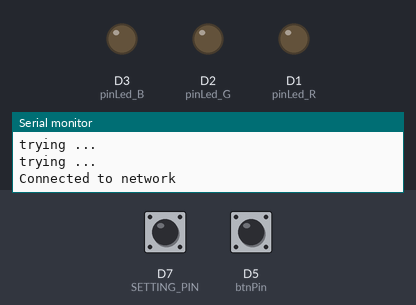
Simulated run of this sketch. Board: ESP8266 (NodeMCU). Shown: output pins drawn as LEDs (lit = HIGH), the last lines printed to the serial monitor. Inputs (shaded band) come from the test bench; at power-on: D5 (btnPin) HIGH, D7 (SETTING_PIN) HIGH. WiFi joins after 1.5 s; servers stay silent unless stated; uploads are accepted with an empty reply.

Above: at 2.7 s.
2.8 s: D5 (btnPin) pulled LOW for 0.15 s
At 4.2 s:
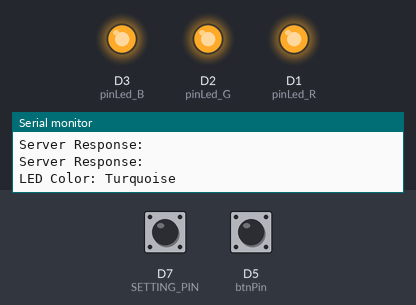
5.9 s: D5 (btnPin) pulled LOW for 1 s
At 9.7 s:
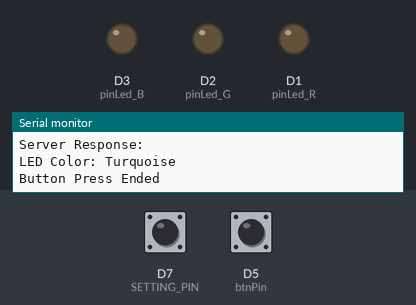
9.9 s: D5 (btnPin) pulled LOW for 3.2 s
At 13.8 s:
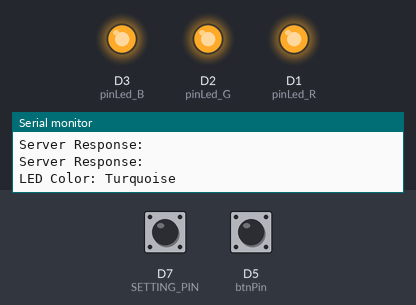
Timing chart, 0 to 17.0 s (numbered marks = the images above; inputs shaded):
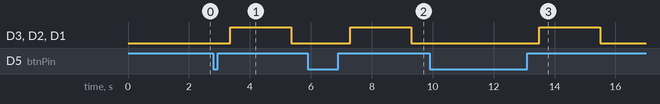

Measured:
- after the input at 2.8 s, D3 (pinLed_B), D2 (pinLed_G), D1 (pinLed_R): LOW → HIGH after 0.55 s, → LOW 2.0 s later
- after the input at 5.9 s, D3 (pinLed_B), D2 (pinLed_G), D1 (pinLed_R): LOW → HIGH after 1.4 s, → LOW 2.0 s later
- after the input at 9.9 s, D3 (pinLed_B), D2 (pinLed_G), D1 (pinLed_R): LOW → HIGH after 3.6 s, → LOW 2.0 s later

The sketch:

ServerInteraction.ino
```cpp
#include <ESP8266WiFi.h>
#include <WiFiClient.h>
#include <WiFiUdp.h>
#include <ESP8266HTTPClient.h>

const char* ssid = "Ameer";
const char* pswd = "0522485513";
const int deviceId = 1121;
const int channel = 1;

WiFiClient client;

void wifiClient_Setup() {
  Serial.println("wifiSetup");
  WiFi.begin(ssid, pswd);
  while (WiFi.status() != WL_CONNECTED) {
    Serial.println("trying ...");
    delay(100);
  }
  Serial.println("Connected to network");
}

String sendPressTimeToServer(unsigned long pressTime) {
  String serverUrl = "http://api.kits4.me/GEN/api.php?ACT=SET&DEV=" + String(deviceId) + "&CH=" + String(channel) + "&VAL=" + String(pressTime);
  String response = "";

  if (WiFi.status() == WL_CONNECTED) {
    HTTPClient http;
    http.begin(client, serverUrl);

    int httpCode = http.GET();

    if (httpCode > 0) {
      response = http.getString();
      Serial.println("Server Response: " + response);
    } else {
      Serial.println("HTTP GET failed");
      response = "Error";
    }
    http.end();
  } else {
    Serial.println("WiFi not connected");
    response = "Error";
  }

  return response;
}

String getShortestPressTimeFromServer() {
  String serverUrl = "http://api.kits4.me/GEN/api.php?ACT=GET&DEV=" + String(deviceId) + "&CH=" + String(channel);
  String response = "";

  if (WiFi.status() == WL_CONNECTED) {
    HTTPClient http;
    http.begin(client, serverUrl);

    int httpCode = http.GET();

    if (httpCode > 0) {
      response = http.getString();
      Serial.println("Server Response: " + response);
    } else {
      Serial.println("HTTP GET failed");
      response = "Error";
    }
    http.end();
  } else {
    Serial.println("WiFi not connected");
    response = "Error";
  }

  return response;
}
```

Wifi.ino
```cpp
#include <ESP8266WiFi.h>
#include <ESP8266WebServer.h>

IPAddress apIP(55, 55, 55, 55);
const char* src_ssid = "AmeerArduno";

ESP8266WebServer server(80);
int pressCount = 0;
const int maxPresses = 10;
unsigned long pressDurations[maxPresses] = {0};
bool isImprovement[maxPresses] = {false};
unsigned long overallBestTime = ULONG_MAX;

void WifiSetup() {
  WiFi.mode(WIFI_AP_STA);
  WiFi.softAPConfig(apIP, apIP, IPAddress(255, 255, 255, 0));
  WiFi.softAP(src_ssid);
  server.on("/", handleRoot);
  server.onNotFound(handleNotFound);
  server.begin();
}

void wifi_loop() {
  server.handleClient();
  delay(10);
}

void handleNotFound(){
  String message = "File Not Found \n \n";
  message += "URI: ";
  message += server.uri();
  message += "\nMethod: ";
  message += (server.method() == HTTP_GET) ? "GET" : "POST";
  message += "\nArguments: ";
  message += server.args();
  message += "\n";

  for (uint8_t i = 0; i < server.args(); i++) {
      message += " " + server.argName(i) + ": " + server.arg(i) + "\n";
  }

  server.send(404, "text/plain", message);
}
void handleRoot() {
  String html = "<html><body><h1>Button Clicks</h1><table border='1'>";
  html += "<tr><th>Press Timeingg</th><th>Improved/Not</th></tr>";

  for (int i = 0; i < pressCount; i++) {
    html += "<tr>";
    html += "<td>" + String(pressDurations[i]) + "</td>";
    html += "<td>" + String(isImprovement[i] ? "Yes" : "No") + "</td>";
    html += "</tr>";
  }

  html += "</table></body></html>";
  server.send(200, "text/html", html);
}


void addPressEntry(unsigned long pressTime) {
  bool improvement = pressTime < overallBestTime;
  overallBestTime = min(overallBestTime, pressTime);

  for (int i = maxPresses - 1; i > 0; i--) {
    pressDurations[i] = pressDurations[i - 1];
    isImprovement[i] = isImprovement[i - 1];
  }

  pressDurations[0] = pressTime;
  isImprovement[0] = improvement;
  pressCount = min(pressCount + 1, maxPresses);
}
```

btn.ino
```cpp
#define btnPin D5
#define pinLed_R D1
#define pinLed_G D2
#define pinLed_B D3

int lastVal;
unsigned long pressStartTime;
unsigned long pressTime;
bool buttonPressed = false;
const unsigned long debounceDelay = 50;
const unsigned long ledOnDuration = 2000;

void btn_setup() {
  Serial.begin(9600);
  wifiClient_Setup();
  pinMode(btnPin, INPUT_PULLUP);
  pinMode(pinLed_R, OUTPUT);
  pinMode(pinLed_G, OUTPUT);
  pinMode(pinLed_B, OUTPUT);
}

void btn_loop() {
  int val = digitalRead(btnPin);
  if ((val == LOW) && (lastVal == HIGH) && !buttonPressed && (millis() - pressStartTime > debounceDelay)) {
    pressStartTime = millis();
    buttonPressed = true;
    Serial.println("Button Press Started");
  }

  if ((val == HIGH) && (lastVal == LOW) && buttonPressed) {
    pressTime = millis() - pressStartTime;
    buttonPressed = false;
    Serial.print("Press Time: ");
    Serial.println(pressTime);
    addPressEntry(pressTime);
    String currentShortestTimeStr = getShortestPressTimeFromServer();
    unsigned long currentShortestTime = currentShortestTimeStr.toInt();

    if (pressTime < currentShortestTime || currentShortestTime == 0) {
      String response = sendPressTimeToServer(pressTime);
        digitalWrite(pinLed_R, HIGH);
        digitalWrite(pinLed_G, HIGH);
        digitalWrite(pinLed_B, HIGH);
        Serial.println("LED Color: Turquoise");

    } else {
      digitalWrite(pinLed_R, HIGH);
      digitalWrite(pinLed_G, HIGH);
      digitalWrite(pinLed_B, LOW);
      Serial.println("LED Color: Orange");
    }

    delay(ledOnDuration);
    digitalWrite(pinLed_R, LOW);
    digitalWrite(pinLed_G, LOW);
    digitalWrite(pinLed_B, LOW);
    Serial.println("Button Press Ended");
  }
  lastVal = val;
}
```

mode_control.ino
```cpp
//xxxxxxxxxxxxxxxxxxxxxTHIS CODE IS NOT NEEDED ANY MORE ITS CHANGED TO SKETCH_AUG2A.INO/xxxxxxxxxxxxxxxxxxxx


//#define SETTING_PIN D7
//bool IhaveLed;

//void setup() {
//  Serial.begin(9600);
//  pinMode(SETTING_PIN, INPUT_PULLUP);
//  IhaveLed = (digitalRead(SETTING_PIN) == LOW) ? true : false;

//  if (IhaveLed) {
//    WifiSetup();
//  } else {
//    btn_setup();
//  }
//}

//void loop() {
//  if (digitalRead(SETTING_PIN) == LOW) {
 //   if (!IhaveLed) {
  //    WifiSetup();
   //   IhaveLed = true;
 //   }
//    wifi_loop();
//  } else {
 //   btn_loop();
 // }
//}
```

sketch_aug2a.ino
```cpp
#define SETTING_PIN D7
bool IhaveLed;

void setup() {
  Serial.begin(9600);
  pinMode(SETTING_PIN, INPUT_PULLUP);
  IhaveLed = (digitalRead(SETTING_PIN) == LOW) ? true : false;

  if (IhaveLed) {
    WifiSetup();
  } else {
    btn_setup();
  }
}

void loop() {
  if (digitalRead(SETTING_PIN) == LOW) {
    if (!IhaveLed) {
      WifiSetup();
      IhaveLed = true;
    }
    wifi_loop();
  } else {
    btn_loop();
  }
}
```
